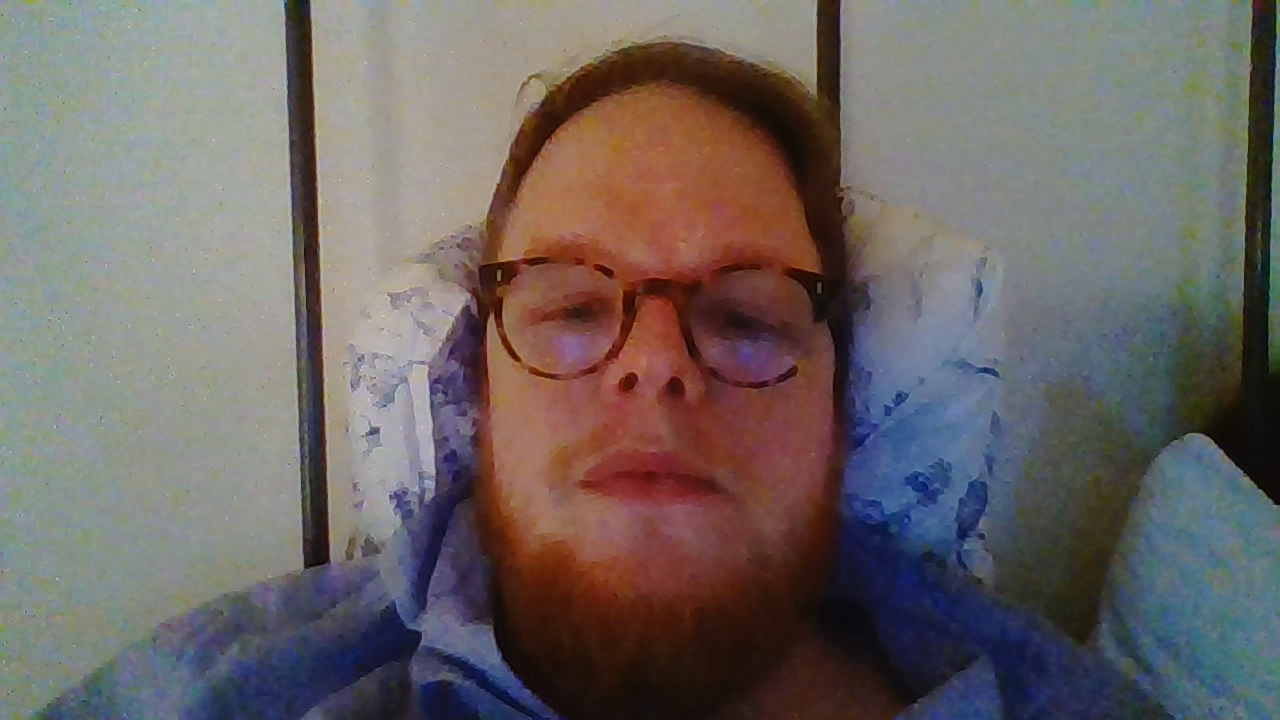
#> input picture frame 0 of resources/test.mp4, 1280 x 720 px
$ python videop.py
#> lines starting #> are read from the running program, lines starting #| are printed output that depends on the picture; after the words box and inside, x2 and y2 are one past the last pixel; in counts of white or black regions, pixels touching at a corner belong together
import cv2, numpy as np
import sys
from time import sleep

def flick(x):
    pass

cv2.namedWindow('image')
cv2.moveWindow('image',250,150)
#cv2.namedWindow('controls')
#cv2.moveWindow('controls',250,50)

controls = np.zeros((50,750),np.uint8)
cv2.putText(controls, "W: Play, S: Stay, A: Prev, D: Next, E: Fast, Q: Slow, Esc: Exit", (40,20), cv2.FONT_HERSHEY_SIMPLEX, 0.5, 255)


cap = cv2.VideoCapture("resources/test.mp4")

tots = cap.get(cv2.CAP_PROP_FRAME_COUNT)
i = 0
cv2.createTrackbar('Timeline','image', 0,int(tots)-1, flick)
cv2.setTrackbarPos('Timeline','image',0)

cv2.createTrackbar('speed','image', 1, 100, flick)
frame_rate = 30
cv2.setTrackbarPos('speed','image',frame_rate)

def process(im):
    return cv2.cvtColor(im, cv2.COLOR_BGR2GRAY)

status = 'stay'

cv2.imwrite('color_img.jpg', controls)
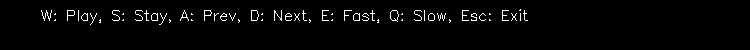
#> saved as color_img.jpg: shape (50, 750); 2.3% white in thin lines or dots, all inside (x1, y1, x2, y2) = (41, 9, 528, 25)
img2 = cv2.imread('color_img.jpg')
#> img2: shape (50, 750, 3); min 0, max 255, mean 6

while True:
  #cv2.imshow("controls",controls)
  try:
    if i==tots-1:
      i=0
    cap.set(cv2.CAP_PROP_POS_FRAMES, i)
    ret, im = cap.read()
#> im is the input picture: shape (720, 1280, 3); mean B, G, R 100.6, 102.1, 109.8
    r = 500.0 / im.shape[1]
#> r = 0.391
    dim = (500, int(im.shape[0] * r))
#> dim = (500, 281)
    im = cv2.resize(im, (750, 500))
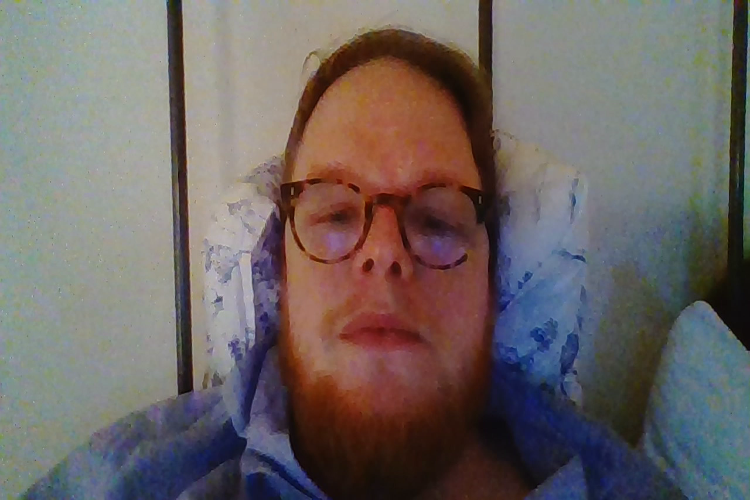
#> im: shape (500, 750, 3); mean B, G, R 100.5, 102, 109.7
    # [4 lines of commented-out code are left out]


    both= np.concatenate((img2, im), axis=0)
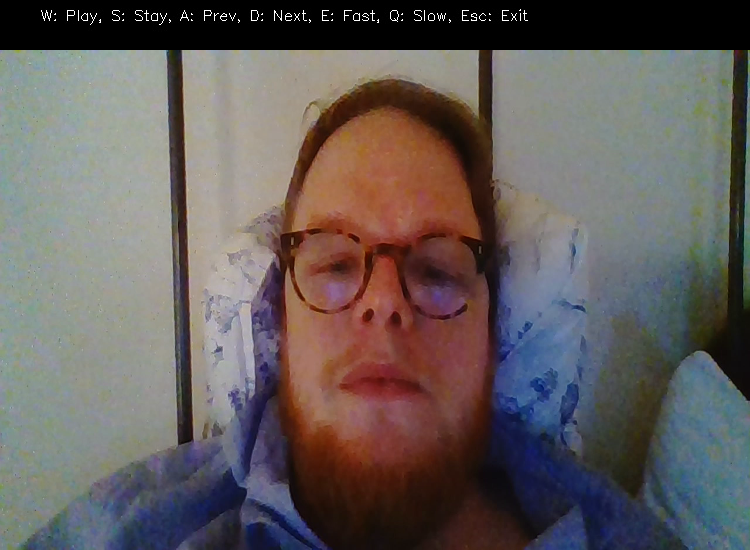
#> both: shape (550, 750, 3); mean B, G, R 91.9, 93.3, 100.3

    #cv2.putText(im, status, )
    cv2.imshow('image', both)

    status = { ord('s'):'stay', ord('S'):'stay',
                ord('w'):'play', ord('W'):'play',
                ord('a'):'prev_frame', ord('A'):'prev_frame',
                ord('d'):'next_frame', ord('D'):'next_frame',
                ord('q'):'slow', ord('Q'):'slow',
                ord('e'):'fast', ord('E'):'fast',
                ord('c'):'snap', ord('C'):'snap',
                -1: status,
                27: 'exit'}[cv2.waitKey(10)]
#> (key q is pressed here)

    if status == 'play':
      frame_rate = cv2.getTrackbarPos('speed','image')
      sleep((0.1-frame_rate/1000.0)**21021)
      i+=1
      cv2.setTrackbarPos('Timeline','image',i)
      continue
    if status == 'stay':
      i = cv2.getTrackbarPos('Timeline','image')
    if status == 'exit':
        break
    if status=='prev_frame':
        i-=1
        cv2.setTrackbarPos('Timeline','image',i)
        status='stay'
    if status=='next_frame':
        i+=1
        cv2.setTrackbarPos('Timeline','image',i)
        status='stay'
    if status=='slow':
        frame_rate = max(frame_rate - 5, 0)
        cv2.setTrackbarPos('speed', 'image', frame_rate)
        status='play'
    if status=='fast':
        frame_rate = min(100,frame_rate+5)
        cv2.setTrackbarPos('speed', 'image', frame_rate)
        status='play'
    if status=='snap':
        cv2.imwrite("./"+"Snap_"+str(i)+".jpg",im)
        print ("Snap of Frame",i,"Taken!")
        status='stay'

  except KeyError:
      print ("Invalid Key was pressed")


cv2.destroyWindow('image')
